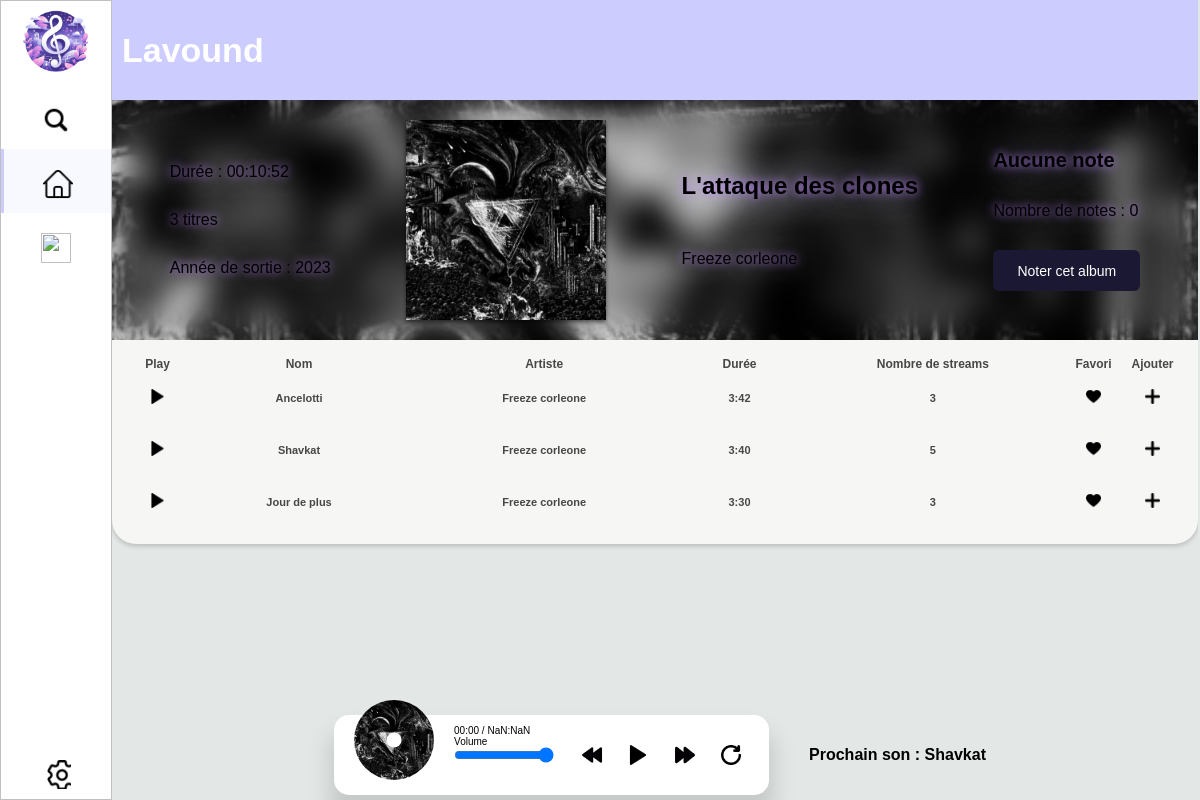
The app's page /?action=album&id_album=2 with its own data.
### tables this page shows
CREATE TABLE ALBUM (
        id_album INT PRIMARY KEY,
        titre VARCHAR(255) NOT NULL,
        annee_sortie INT,
        id_image INT,
        FOREIGN KEY (id_image) REFERENCES IMAGE(id_image)
    );

CREATE TABLE MUSIQUE (
        id_musique INT PRIMARY KEY,
        nom_musique VARCHAR(255) NOT NULL,
        duree_musique TIME NOT NULL,
        son_musique VARCHAR(255) NOT NULL,
        nb_streams INT NOT NULL CHECK (nb_streams >= 0),
        id_album INT,
        FOREIGN KEY (id_album) REFERENCES ALBUM(id_album)
    );

### templates/album.php (the view, shortened to what the rows shown need)
<?php
$pdo = new PDO('sqlite:Data/sae_php.db');
$pdo->setAttribute(PDO::ATTR_ERRMODE, PDO::ERRMODE_EXCEPTION);
$albumPDO = new AlbumPDO($pdo);
$realiserParPDO = new RealiserParPDO($pdo);
$artistePDO = new ArtistePDO($pdo);
$utilisateurPDO = new UtilisateurPDO($pdo);
$id_album = intval($_GET['id_album']);
$album = $albumPDO->getAlbumByIdAlbum($id_album);
$id_artistes = $realiserParPDO->getIdArtistesByIdAlbum($id_album);
$les_artistes = array();
foreach ($id_artistes as $id_artiste){
    array_push($les_artistes, $artistePDO->getArtisteByIdArtiste($id_artiste));
}
$les_musiques = $albumPDO->getMusiquesByIdAlbum($id_album);
$nom_utilisateur_connecte = "pas connecté";
$utilisateur = $utilisateurPDO->getUtilisateurByNomUtilisateur($nom_utilisateur_connecte);
?>
<!DOCTYPE html>
<html lang="fr">
<head>
    <link rel="stylesheet" href="../static/style/son.css">
    <link rel="stylesheet" href="../static/style/album.css">
    <link rel="stylesheet" href="../static/style/note.css">
</head>
<body ng-app="app">
	<section class='global-wrapper' ng-controller="ctrl">
		<main id="main">
        <header>
            <h2>Lavound</h2>
        </header>
        <div class="center-part">
            <div class="sticky">
                <div class="top">
                    <div class="infos">
                        <p class="nomart">Durée : <?php echo $albumPDO->getDureeTotalByIdAlbum($id_album); ?></p>
                        <p class="nomart"><?php echo count($les_musiques); ?> titres</p>
                        <p class="nomart">Année de sortie : <?php echo $album->getAnneeSortie(); ?></p>
                    </div>
                    <div class="art">
                        <?php $nom_artistes_album = "";
                            for ($i = 0; $i < count($les_artistes); $i++){
                                if ($i < count($les_artistes) - 1) {
                                    $nom_artistes_album = $nom_artistes_album . ($les_artistes[$i])->getNomArtiste() . ", ";
                                }
                                else {
                                    $nom_artistes_album = $nom_artistes_album . ($les_artistes[$i])->getNomArtiste();
                                }
                            }
                        ?>
                        <h2 class="nomart"><?php echo $album->getTitre(); ?></h2>
                        <p class="desc"><?php echo $nom_artistes_album; ?></p>
                    </div>
                </div>
            </div>
        </div>
        <div class='main-table-container'>
            <div>
                <table>
                <tbody>
                    <tr>
                        <th>Play</th>
                        <th>Nom</th>
                        <th>Artiste</th>
                        <th>Durée</th>
                        <th>Nombre de streams</th>
                        <th>Favori</th>
                        <th>Ajouter</th>
                    </tr>
                    <?php foreach($les_musiques as $musique): ?>
                        <tr>
                            <td class="first"><div class='icon-text'><button class="play"><img src="../static/images/play.png" alt="" width="15" height="15"></button></div></td>
                            <td><?php echo $musique->getNomMusique(); ?></td>
                            <td><?php echo $nom_artistes_album; ?></td>
                            <td><?php echo $musique->getDureeMusique(); ?></td>
                            <td id="nbStreamsMusique-<?php echo $musique->getIdMusique(); ?>"><?php echo $musique->getNbStreams(); ?></td>
                            <?php if (!isset($utilisateur)): ?>
                                <td class="first"><div class='icon-text'><button id="buttonfav" class="play background" value="<?php echo $musique->getIdMusique(); ?>"><img class="fav" src="../static/images/fav_noir.png" alt="" width="15" height="15"></button></div></td>
                            <?php endif; ?>
                            <td class="first">
                                <div class='icon-text'>
                                    <button class="play buttonadd open-modal-btn2">
                                        <img class="add" src="../static/images/add.png" alt="" width="15" height="15">
                                    </button>
                                </div>
                            </td>
                        </tr>
                    <?php endforeach; ?>
                </tbody>
                </table>
            </div>
        </div>
	</main>
	</section>
</body>
</html>

### records on screen
album: annee_sortie "2023", titre "L'attaque des clones"
musique: nom_musique "Ancelotti", duree_musique "3:42", nb_streams "3", $musique->getIdMusique() 7 (drawn)
musique: nom_musique "Shavkat", duree_musique "3:40", nb_streams "5", $musique->getIdMusique() 8 (drawn)
musique: nom_musique "Jour de plus", duree_musique "3:30", nb_streams "3", $musique->getIdMusique() 9 (drawn)

### other values on screen
$albumPDO->getDureeTotalByIdAlbum($id_album) "00:10:52"
count($les_musiques) "3"
$nom_artistes_album "Freeze corleone"
$nbNote "0"
